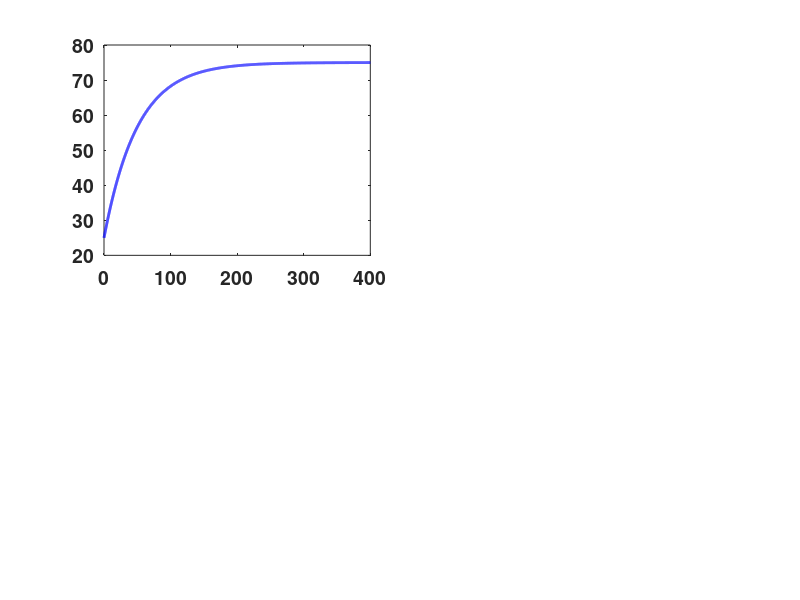

Reproduce this figure in MATLAB. (Note: this script raises an error after producing the figure.)
%% Thermal System Plant Model
%% Temperature Control - System Modelling
%% Control Objective: Regulation to 75 degrees C

clc; clear; close all;

%% -------------------------------------------------------
%  Figure & Font Settings (Report Quality)
%% -------------------------------------------------------
set(groot,'defaultAxesFontSize',14);
set(groot,'defaultTextFontSize',14);
set(groot,'defaultAxesTitleFontSizeMultiplier',1.2);
set(groot,'defaultAxesLabelFontSizeMultiplier',1.1);
set(groot,'defaultAxesFontWeight','bold');

%% -------------------------------------------------------
%  Thermal System Parameters
%  First-order model: tau*dT/dt + T = K*Q + T_amb
%% -------------------------------------------------------
K     = 0.5;    % Steady-state gain (degC per % heater power)
tau   = 50;     % Thermal time constant (seconds)
T_amb = 25;     % Ambient temperature (degC)
T_set = 75;     % Setpoint temperature (degC)

fprintf('Thermal System Parameters\n');
fprintf('K   = %.2f  degC per percent power\n', K);
fprintf('tau = %.1f  seconds\n', tau);
fprintf('T_ambient = %.1f degC\n', T_amb);
fprintf('Setpoint  = %.1f degC\n\n', T_set);

%% -------------------------------------------------------
%  Transfer Function: G(s) = K / (tau*s + 1)
%  Input : heater power Q (percent)
%  Output: temperature rise above ambient (degC)
%% -------------------------------------------------------
num = [K];
den = [tau, 1];
G   = tf(num, den);

fprintf('Transfer Function G(s) = K / (tau*s + 1)\n');
G

%% -------------------------------------------------------
%  State-Space Representation
%  State : x = T - T_amb  (temperature rise)
%  Input : u = Q (heater power, percent)
%  Output: y = T (absolute temperature)
%% -------------------------------------------------------
A_ss = -1/tau;
B_ss =  K/tau;
C_ss =  1;
D_ss =  0;
sys_ss = ss(A_ss, B_ss, C_ss, D_ss);

fprintf('State-Space: dT/dt = (%.4f)*T + (%.4f)*Q\n\n', A_ss, B_ss);

%% -------------------------------------------------------
%  System Analysis
%% -------------------------------------------------------
fprintf('Pole location : %.4f\n',   pole(G));
fprintf('DC Gain       : %.4f\n',   dcgain(G));
fprintf('Time Constant : %.2f s\n', tau);
fprintf('Settling Time : ~%.1f s (4*tau)\n\n', 4*tau);

%% -------------------------------------------------------
%  Open-Loop Step Response
%  Apply 100 percent heater power, observe temperature rise
%% -------------------------------------------------------
t_sim = 0:0.1:400;
[y_ol, t_ol] = step(100 * G, t_sim);
T_ol = y_ol + T_amb;

figure('Name','Thermal Plant Open-Loop Analysis','Color','w',...
       'Position',[50 50 1800 1200]);

subplot(2,2,1);
plot(t_ol, T_ol, 'b-', 'LineWidth', 2); hold on;
yline(T_amb + 100*K, 'r--', 'Steady State', 'LineWidth', 1.2);
yline(T_amb, 'k:', 'Ambient 25C', 'LineWidth', 1);
xlabel('Time (s)'); ylabel('Temperature (degC)');
title('Open-Loop Step Response (100% Heater Power)');
grid on; box on;

subplot(2,2,2);
bode(G);
title('Bode Plot');
grid on;

subplot(2,2,3);
pzmap(G);
title('Pole-Zero Map');
grid on;

subplot(2,2,4);
t_imp = 0:0.1:300;
[y_imp, t_imp2] = impulse(G, t_imp);
plot(t_imp2, y_imp, 'm-', 'LineWidth', 2);
xlabel('Time (s)'); ylabel('Temperature response');
title('Impulse Response');
grid on; box on;

sgtitle('Thermal System - Open-Loop Analysis', ...
    'FontSize', 18, 'FontWeight', 'bold');

exportgraphics(gcf,'thermal_openloop.png','Resolution',600);

%% -------------------------------------------------------
%  Save model for subsequent scripts
%% -------------------------------------------------------
save('thermal_params.mat', 'K','tau','T_amb','T_set','G','sys_ss','A_ss','B_ss','C_ss','D_ss');
fprintf('Model saved to thermal_params.mat\n');
